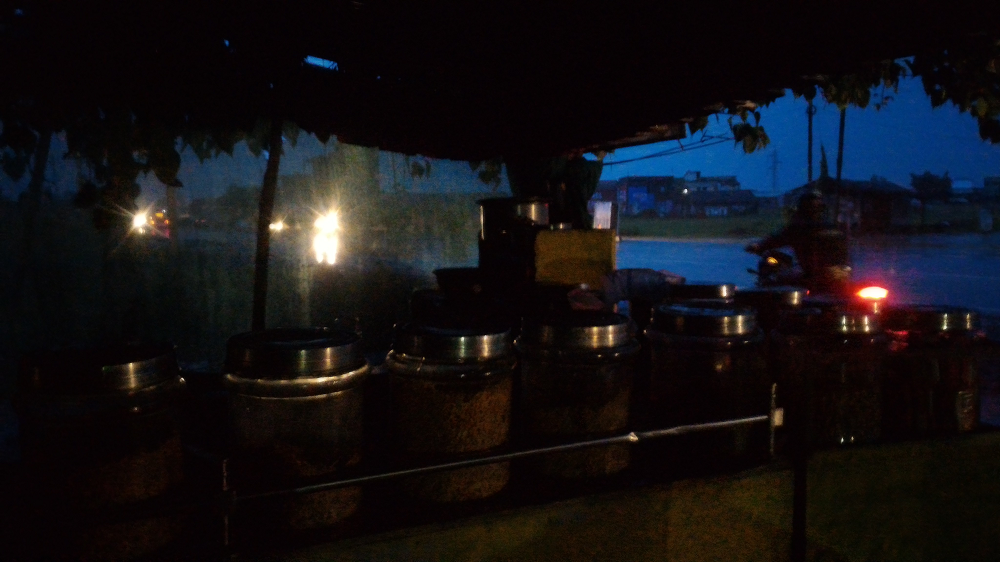
#> input picture Files used as input/img5.bmp, 1000 x 562 px, found by its file name
$ python 'C6_2 Homomorphic_filtering.py'
#> lines starting #> are read from the running program, lines starting #| are printed output that depends on the picture
### Chapter 09/my_package/my_functions.py
#======================================================================
# Purpose : creating custom functions for usage
#======================================================================

import matplotlib.pyplot as plt
import cv2
import numpy as np

# Function my_imshow is used to display image using matplotlib method and is
# usually used with subplots

def my_imshow(input_image,str='',ax='Nothing Passed'):
    if ax=='Nothing Passed':
        fig1,ax1=plt.subplots()
        fig1.show()
        if input_image.ndim==3:
            plt.imshow(cv2.cvtColor(input_image, cv2.COLOR_BGR2RGB))
        else:
            plt.imshow(cv2.cvtColor(input_image, cv2.COLOR_GRAY2RGB))
        plt.axis("off")
        plt.gca().set_title(str)
        return fig1,ax1
    else:
        if input_image.ndim==3:
            ax.imshow(cv2.cvtColor(input_image, cv2.COLOR_BGR2RGB))
        else:
            ax.imshow(cv2.cvtColor(input_image, cv2.COLOR_GRAY2RGB))
        ax.axis("off")
        ax.set_title(str)

# Function norm_uint8 defined below,
# Normalises and convert to uint8 an input_image and return the same, usually
# used while displaying a grayscale image which has been converted to float32
# during processing

def norm_uint8(input_image):
    input_image=input_image-np.min(input_image)
    input_image=255*input_image/np.max(input_image)
    input_image=np.uint8(input_image)
    return input_image


### Chapter 06/C6_2 Homomorphic_filtering.py
#======================================================================
# PURPOSE : Learning Homomorphic Filtering
#======================================================================
import cv2,matplotlib.pyplot as plt
import numpy as np
import scipy.fft as sfft
import my_package.my_functions as mf # This is a user defined package
# one may find the details related to its contents and usage in section XXX

#---------------------------------------------------------------------------
#    FUNCTION : Designing BUTTERWORTH LOW PASS Filter
#---------------------------------------------------------------------------
def Butter_LPF(freq_points,fc,n):
    freq_domain_filter=np.zeros((freq_points,freq_points))
    # Creating 2D freq. grid for Butterworth filter generation in freq. domain
    f_positions_norm=np.linspace(0,freq_points,freq_points)
    fx=f_positions_norm/np.max(f_positions_norm)-0.5
    fy=fx                  # Because we are taking circularly symmetry
    fxx,fyy=np.meshgrid(fx,fy)  # 2 arrays of fx & fy coordinates in 2D
    # 2D Butterworth creation (fc is already -3db frequency)
    freq_domain_filter=np.sqrt(1/(1+((np.sqrt(fxx**2+fyy**2))/(fc))**(2*n)))
    return(freq_domain_filter)

#---------------------------------------------------------------------------
#    Importing and displaying image in space domain
#---------------------------------------------------------------------------
input_image=np.float32(cv2.imread('img5.bmp',0))
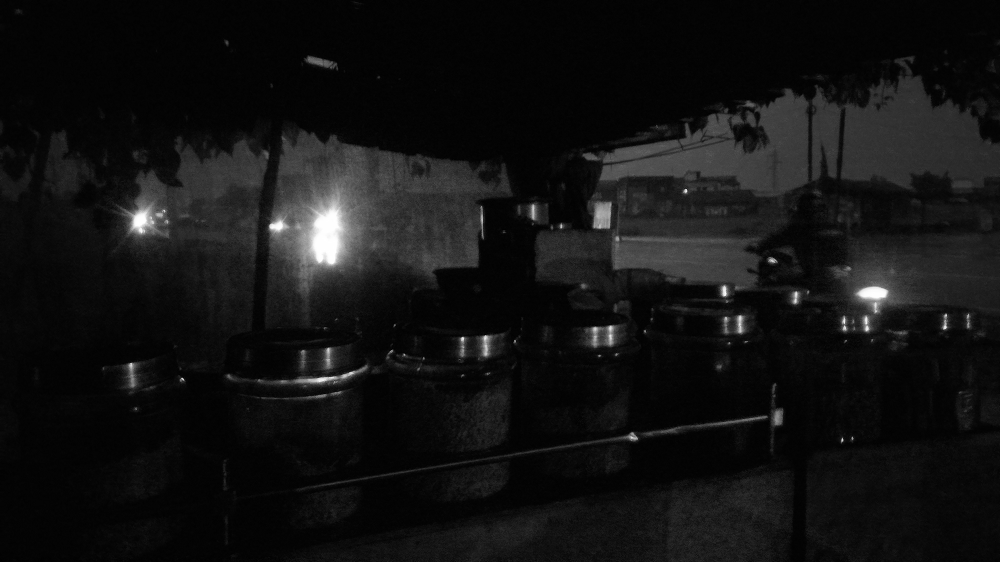
#> input_image: shape (562, 1000) float32; min 0, max 255, mean 18.5
r,c=np.shape(input_image)
#> r = 562; c = 1000
fig1,ax1=plt.subplots(3,1)
fig1.show()
mf.my_imshow(mf.norm_uint8(input_image),'(a) Input Image',ax1[0])
input_image=np.log(1+input_image)
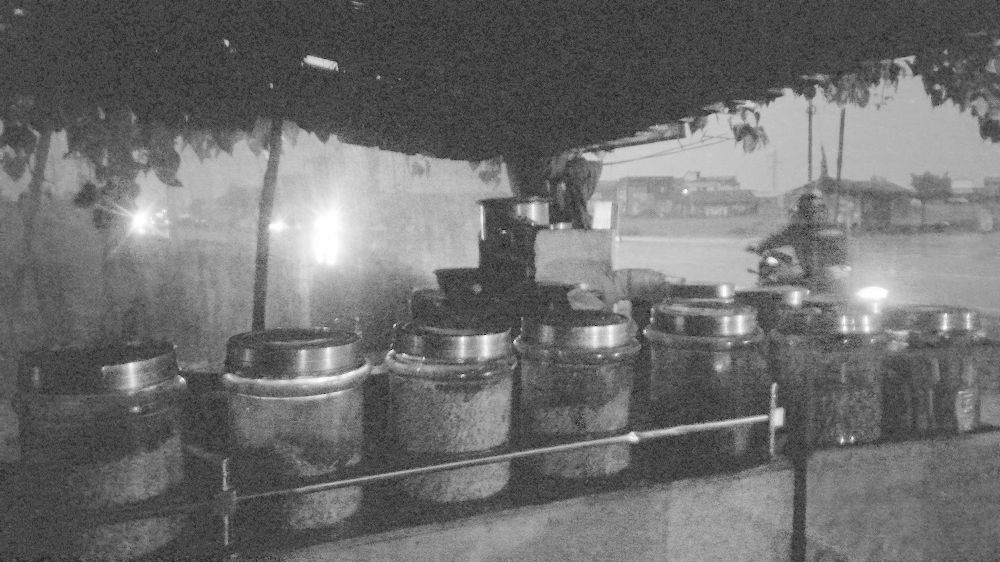
#> input_image: shape (562, 1000) float32; min 0, max 5.55, mean 2.42; drawn with min black and max white
# Although we need the logarithm of the input image but instead, in the above line,
# we use (1+input_image) because log(0) is -Inf and since uint8 images have range
# from 0-255, we change it to 1-256 for intermediate computations, later
# mf.norm_uint8 function will bring them to 0-255 range after processing

#---------------------------------------------------------------------------
#    Bring the log image into frequency domain
#---------------------------------------------------------------------------
freq_points=np.max([r,c])
#> freq_points = 1000
fft_input_image=sfft.fft2(input_image,[freq_points,freq_points])

#---------------------------------------------------------------------------
#    Designing LPF for illumination enhancement & Filtering
#---------------------------------------------------------------------------
fc1=.05 # Cutoff Frequency of LPF
n1=10 # Order of Butterworth LPF
freq_domain_filter_LPF=.01*Butter_LPF(freq_points,fc1,n1)
# Butterworth filter gain (.01) in above line is explained in text
freq_filtered_image_LPF=sfft.fftshift(fft_input_image)*freq_domain_filter_LPF

#---------------------------------------------------------------------------
#    Designing HPF for contrast enhancement & Filtering
#---------------------------------------------------------------------------
fc2=.0000001 # Cutoff Frequency of HPF
n2=10 # Order of Butterworth HPF
freq_domain_filter_HPF=1-Butter_LPF(freq_points,fc2,n2)
freq_filtered_image_HPF=sfft.fftshift(fft_input_image)*freq_domain_filter_HPF

#---------------------------------------------------------------------------
#    Image Transformed back in time domain (displayed without zero padding)
#---------------------------------------------------------------------------
image_back_in_time_LPF=np.exp(sfft.ifft2(sfft.ifftshift(freq_filtered_image_LPF)))
# exponential function in above line is used to remove the effect of logarithm
mf.my_imshow(mf.norm_uint8(image_back_in_time_LPF[0:r,0:c]),'(b) Illumination enhanced',ax1[1])
#> in norm_uint8 (call 2), `input_image=np.uint8(input_image)`:
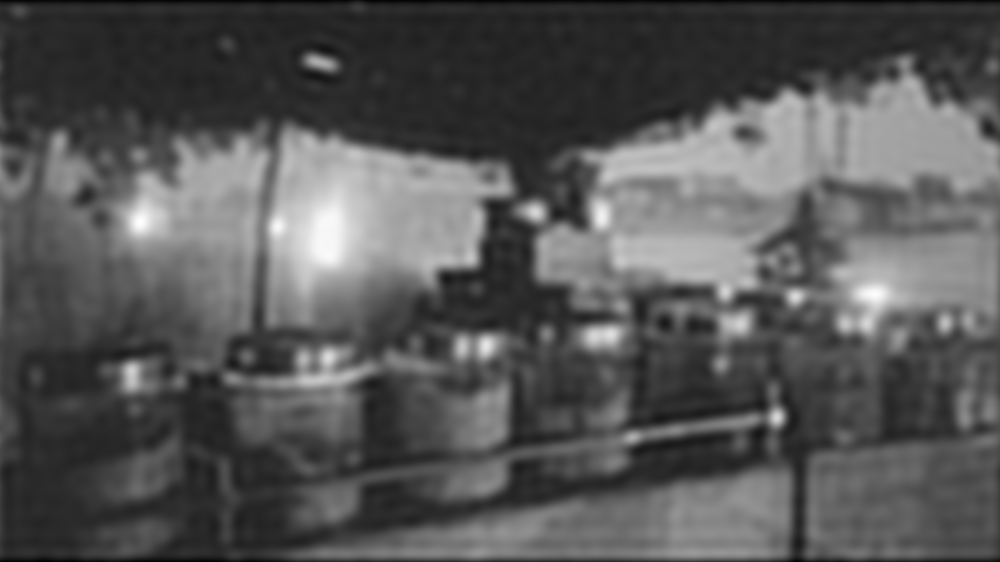
#> input_image: shape (562, 1000); min 0, max 255, mean 86.7

image_back_in_time_HPF=np.exp(sfft.ifft2(sfft.ifftshift(freq_filtered_image_HPF)))
# exponential function in above line is used to remove the effect of logarithm
mf.my_imshow(mf.norm_uint8(np.log(1+image_back_in_time_HPF[0:r,0:c])),'(c) Contrast enhanced',ax1[2])

plt.show()
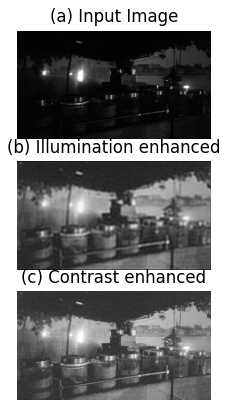
#> figure drawn by matplotlib, 3 panels
print("Completed Successfully ...")

$ run again, with Files used as input/img1.bmp copied over Files used as input/img5.bmp
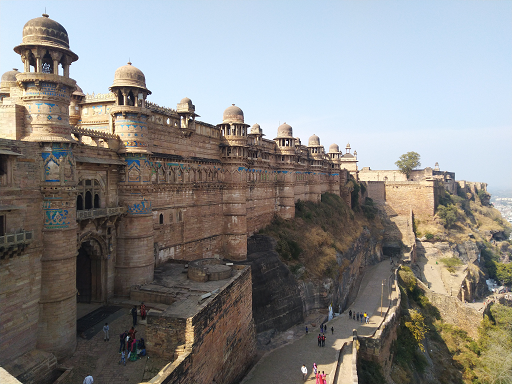
#> input picture Files used as input/img1.bmp, 512 x 384 px, found by its file name
#> in norm_uint8 (call 2), `input_image=np.uint8(input_image)`:
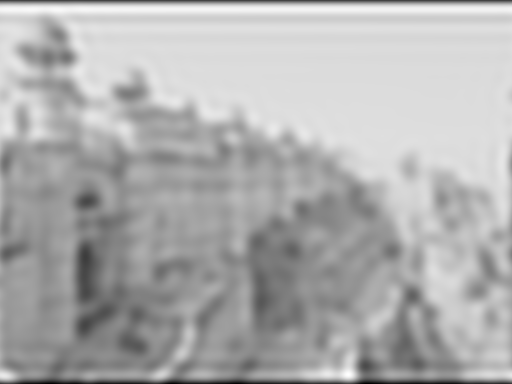
#> input_image: shape (384, 512); min 0, max 255, mean 174.4
#> `plt.show()`:
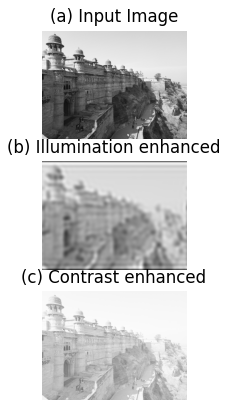
#> figure drawn by matplotlib, 3 panels

$ run again, with Files used as input/img10.bmp copied over Files used as input/img5.bmp
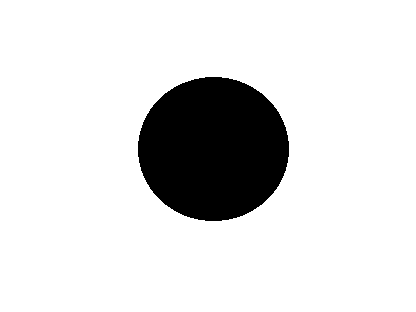
#> input picture Files used as input/img10.bmp, 416 x 312 px, found by its file name
#> in norm_uint8 (call 2), `input_image=np.uint8(input_image)`:
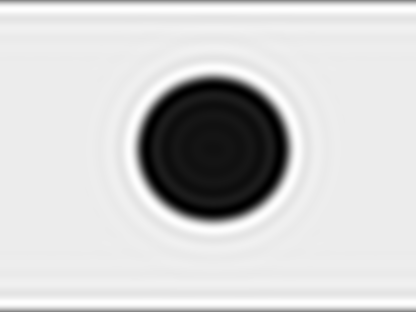
#> input_image: shape (312, 416); min 0, max 254, mean 206.1
#> `plt.show()`:
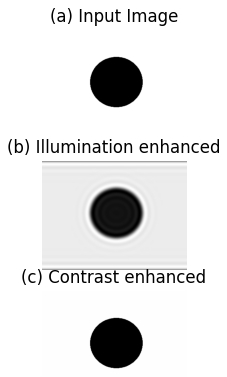
#> figure drawn by matplotlib, 3 panels

$ run again, with Files used as input/img11.bmp copied over Files used as input/img5.bmp
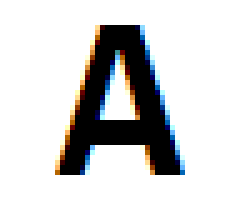
#> input picture Files used as input/img11.bmp, 49 x 42 px, found by its file name (shown 5 times larger)
#> in norm_uint8 (call 2), `input_image=np.uint8(input_image)`:
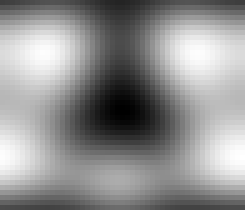
#> input_image: shape (42, 49) (shown 5 times larger); min 0, max 255, mean 144
#> `plt.show()`:
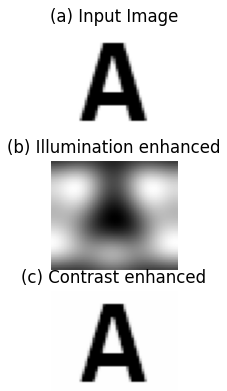
#> figure drawn by matplotlib, 3 panels
